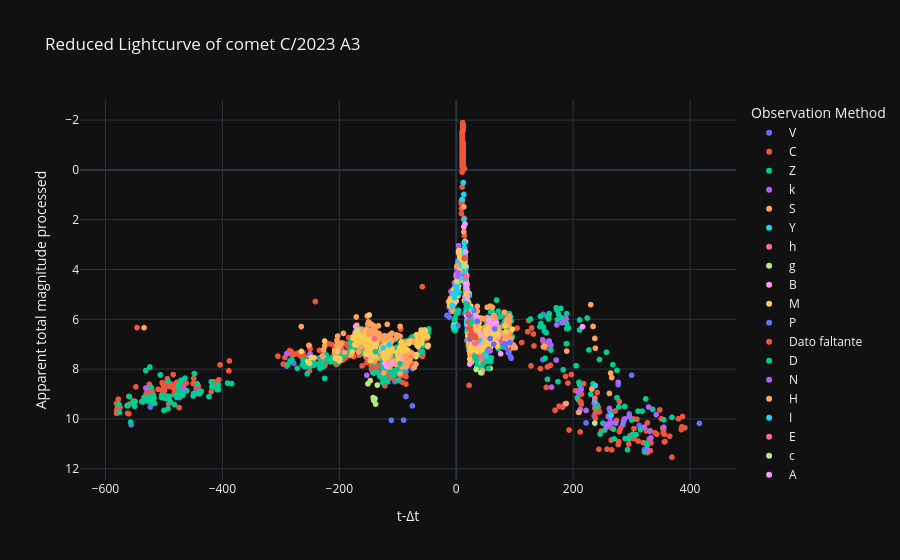

The cell this chart's notebook holds for it:
### Code cell
# Curva de luz reducida
labels = {'delta_t':'t-Δt','magnitud_reducida':'Apparent total magnitude processed', 'obs_method_key' : 'Observation Method'}
fig = px.scatter(curva_de_luz_procesada_df, x='delta_t', y='magnitud_reducida', color='obs_method_key', template= 'plotly_dark', labels= labels, title=f'Reduced Lightcurve of comet {nombre_cometa}')
fig.update_yaxes(autorange="reversed")
fig.show()

### Figure 1 — Plotly figure (JSON) as saved in the notebook; plotly's stock layout.template omitted (floating-point values rounded to 4 significant figures; data arrays with more than 128 entries replaced by an {"elided": "..."} marker saying what was removed)
{"data": [{"hovertemplate": "Observation Method=V<br>t-Δt=%{x}<br>Apparent total magnitude processed=%{y}<extra></extra>", "legendgroup": "V", "marker": {"color": "#636efa", "symbol": "circle"}, "mode": "markers", "name": "V", "showlegend": true, "type": "scattergl", "x": {"elided": "131 int values"}, "xaxis": "x", "y": {"elided": "131 float values"}, "yaxis": "y"}, {"hovertemplate": "Observation Method=C<br>t-Δt=%{x}<br>Apparent total magnitude processed=%{y}<extra></extra>", "legendgroup": "C", "marker": {"color": "#EF553B", "symbol": "circle"}, "mode": "markers", "name": "C", "showlegend": true, "type": "scattergl", "x": {"elided": "719 int values"}, "xaxis": "x", "y": {"elided": "719 float values"}, "yaxis": "y"}, {"hovertemplate": "Observation Method=Z<br>t-Δt=%{x}<br>Apparent total magnitude processed=%{y}<extra></extra>", "legendgroup": "Z", "marker": {"color": "#00cc96", "symbol": "circle"}, "mode": "markers", "name": "Z", "showlegend": true, "type": "scattergl", "x": {"elided": "467 int values"}, "xaxis": "x", "y": {"elided": "467 float values"}, "yaxis": "y"}, {"hovertemplate": "Observation Method=k<br>t-Δt=%{x}<br>Apparent total magnitude processed=%{y}<extra></extra>", "legendgroup": "k", "marker": {"color": "#ab63fa", "symbol": "circle"}, "mode": "markers", "name": "k", "showlegend": true, "type": "scattergl", "x": [355, 342, 333, 331, 329, 327, 322, 296, 288, 285, 277, 273, 265, 263, 262, 261, 260, 257, 256, 236, 222, 214, 212, 212, 210, 209, 188, 186, 181, 172, 171, 163, 162, 159, 157, 148, 62, 61, 60, 55, 45, 34, 30, 26, 25, 22, 21, 5, 4, 3, 1, 0, -1, -2, -2, -3, -3, -3, -4, -7, -9, -9, -12, -62, -94, -109, -110, -120, -138, -138, -138, -139, -139, -139, -139, -144, -148, -149, -150, -150, -151, -153, -166, -198, -207, -250, -290, -466, -531], "xaxis": "x", "y": [10.34, 9.827, 10.76, 10.49, 9.522, 11.25, 10.33, 9.897, 10.0, 10.24, 8.529, 10.17, 10.15, 9.968, 9.578, 10.19, 9.896, 10.32, 10.23, 9.374, 9.659, 8.807, 9.619, 8.819, 9.732, 8.938, 5.982, 9.398, 6.14, 6.225, 7.635, 8.722, 7.034, 6.871, 6.996, 6.82, 6.219, 6.379, 6.042, 6.774, 6.564, 6.415, 7.037, 7.024, 7.076, 6.154, 7.009, 3.918, 3.042, 3.655, 3.873, 4.17, 4.668, 4.658, 4.758, 5.037, 5.037, 4.537, 5.016, 5.043, 5.282, 4.882, 5.509, 6.975, 7.303, 7.669, 7.761, 7.586, 7.601, 6.301, 6.501, 6.688, 6.888, 6.888, 7.088, 7.513, 7.344, 6.726, 6.407, 6.607, 7.488, 8.247, 6.442, 7.219, 7.259, 7.388, 7.38, 8.759, 8.762], "yaxis": "y"}, {"hovertemplate": "Observation Method=S<br>t-Δt=%{x}<br>Apparent total magnitude processed=%{y}<extra></extra>", "legendgroup": "S", "marker": {"color": "#FFA15A", "symbol": "circle"}, "mode": "markers", "name": "S", "showlegend": true, "type": "scattergl", "x": {"elided": "581 int values"}, "xaxis": "x", "y": {"elided": "581 float values"}, "yaxis": "y"}, {"hovertemplate": "Observation Method=Y<br>t-Δt=%{x}<br>Apparent total magnitude processed=%{y}<extra></extra>", "legendgroup": "Y", "marker": {"color": "#19d3f3", "symbol": "circle"}, "mode": "markers", "name": "Y", "showlegend": true, "type": "scattergl", "x": [265, 238, 237], "xaxis": "x", "y": [9.85, 8.661, 9.268], "yaxis": "y"}, {"hovertemplate": "Observation Method=h<br>t-Δt=%{x}<br>Apparent total magnitude processed=%{y}<extra></extra>", "legendgroup": "h", "marker": {"color": "#FF6692", "symbol": "circle"}, "mode": "markers", "name": "h", "showlegend": true, "type": "scattergl", "x": [237], "xaxis": "x", "y": [9.168], "yaxis": "y"}, {"hovertemplate": "Observation Method=g<br>t-Δt=%{x}<br>Apparent total magnitude processed=%{y}<extra></extra>", "legendgroup": "g", "marker": {"color": "#B6E880", "symbol": "circle"}, "mode": "markers", "name": "g", "showlegend": true, "type": "scattergl", "x": [237], "xaxis": "x", "y": [10.17], "yaxis": "y"}, {"hovertemplate": "Observation Method=B<br>t-Δt=%{x}<br>Apparent total magnitude processed=%{y}<extra></extra>", "legendgroup": "B", "marker": {"color": "#FF97FF", "symbol": "circle"}, "mode": "markers", "name": "B", "showlegend": true, "type": "scattergl", "x": {"elided": "164 int values"}, "xaxis": "x", "y": {"elided": "164 float values"}, "yaxis": "y"}, {"hovertemplate": "Observation Method=M<br>t-Δt=%{x}<br>Apparent total magnitude processed=%{y}<extra></extra>", "legendgroup": "M", "marker": {"color": "#FECB52", "symbol": "circle"}, "mode": "markers", "name": "M", "showlegend": true, "type": "scattergl", "x": {"elided": "554 int values"}, "xaxis": "x", "y": {"elided": "554 float values"}, "yaxis": "y"}, {"hovertemplate": "Observation Method=P<br>t-Δt=%{x}<br>Apparent total magnitude processed=%{y}<extra></extra>", "legendgroup": "P", "marker": {"color": "#636efa", "symbol": "circle"}, "mode": "markers", "name": "P", "showlegend": true, "type": "scattergl", "x": [94, 93, 92, 89, 84, 83, 66, 64, 58, 56, 54, 49, 30, 24, 22, 18, 18, 17, 16, 16, 15, 15, 14, 3], "xaxis": "x", "y": [7.568, 7.502, 6.937, 7.346, 7.138, 6.978, 6.387, 7.001, 6.77, 7.203, 7.245, 7.424, 5.637, 5.833, 6.154, 6.25, 5.75, 5.28, 4.987, 4.587, 5.773, 3.873, 4.244, 6.255], "yaxis": "y"}, {"hovertemplate": "Observation Method=Dato faltante<br>t-Δt=%{x}<br>Apparent total magnitude processed=%{y}<extra></extra>", "legendgroup": "Dato faltante", "marker": {"color": "#EF553B", "symbol": "circle"}, "mode": "markers", "name": "Dato faltante", "showlegend": true, "type": "scattergl", "x": [64, 58, 53, 44, 25, 18, 18, 18, 4], "xaxis": "x", "y": [NaN, NaN, NaN, NaN, NaN, NaN, NaN, NaN, NaN], "yaxis": "y"}, {"hovertemplate": "Observation Method=D<br>t-Δt=%{x}<br>Apparent total magnitude processed=%{y}<extra></extra>", "legendgroup": "D", "marker": {"color": "#00cc96", "symbol": "circle"}, "mode": "markers", "name": "D", "showlegend": true, "type": "scattergl", "x": [60, 55, 53, 46, 35, 34, 5, 4, 3, 0, -1, -2, -2, -3, -3, -3, -4, -96, -102, -110, -117, -122, -126, -137, -138, -141, -142], "xaxis": "x", "y": [7.542, 7.974, 7.317, 7.776, 7.892, 7.615, 4.918, 5.642, 5.755, 5.77, 6.368, 5.958, 6.458, 6.037, 6.337, 6.037, 6.416, 7.782, 8.026, 8.261, 8.508, 8.369, 8.534, 8.115, 7.301, 8.159, 8.145], "yaxis": "y"}, {"hovertemplate": "Observation Method=N<br>t-Δt=%{x}<br>Apparent total magnitude processed=%{y}<extra></extra>", "legendgroup": "N", "marker": {"color": "#ab63fa", "symbol": "circle"}, "mode": "markers", "name": "N", "showlegend": true, "type": "scattergl", "x": [58], "xaxis": "x", "y": [7.27], "yaxis": "y"}, {"hovertemplate": "Observation Method=H<br>t-Δt=%{x}<br>Apparent total magnitude processed=%{y}<extra></extra>", "legendgroup": "H", "marker": {"color": "#FFA15A", "symbol": "circle"}, "mode": "markers", "name": "H", "showlegend": true, "type": "scattergl", "x": [53, 46, 39, 35, -96, -102, -110, -117, -122, -126, -137, -138, -138, -139, -139, -141, -142, -150, -150, -150, -150], "xaxis": "x", "y": [5.517, 5.976, 6.045, 6.192, 6.282, 6.626, 6.561, 6.708, 6.769, 6.734, 6.615, 6.301, 6.701, 6.288, 6.688, 6.559, 6.445, 6.107, 6.507, 6.207, 6.607], "yaxis": "y"}, {"hovertemplate": "Observation Method=I<br>t-Δt=%{x}<br>Apparent total magnitude processed=%{y}<extra></extra>", "legendgroup": "I", "marker": {"color": "#19d3f3", "symbol": "circle"}, "mode": "markers", "name": "I", "showlegend": true, "type": "scattergl", "x": [51, 50, 40, 37, 36, 34, 27, 25, 25, 25, 24, 24, 23, 22, 22, 22, 22, 22, 21, 21, 21, 21, 20, 20, 20, 20, 19, 19, 19, 19, 19, 18, 18, 18, 18, 18, 18, 18, 18, 18, 18, 17, 17, 17, 17, 17, 17, 17, 17, 16, 16, 16, 16, 16, 16, 16, 15, 15, 15, 15, 15, 15, 15, 15, 15, 15, 15, 15, 15, 14, 14, 14, 14, 14, 13, 13, 12, 10, 4, 4, 4, 4, 3, 3, 3, 3, 3, 3, 3, 3, 2, 2, 2, 1, 1, 1, 1, 0, 0, 0, 0, 0, -3, -3, -3, -5, -5, -6, -7], "xaxis": "x", "y": [7.468, 7.444, 6.843, 6.864, 6.778, 6.915, 5.969, 6.076, 5.976, 5.576, 6.333, 6.233, 6.294, 6.254, 6.154, 6.154, 6.254, 5.054, 5.909, 5.709, 5.809, 6.109, 6.466, 5.666, 5.966, 6.266, 6.212, 6.112, 5.012, 5.712, 5.912, 6.15, 5.75, 5.25, 6.05, 5.65, 5.15, 5.75, 5.55, 5.65, 5.05, 4.68, 5.18, 5.68, 5.68, 4.68, 4.58, 5.38, 5.18, 4.387, 3.987, 4.587, 4.787, 4.787, 4.687, 5.287, 4.373, 4.373, 4.073, 3.573, 3.873, 3.373, 3.873, 3.873, 3.873, 3.273, 3.873, 3.973, 4.073, 3.244, 3.544, 2.944, 2.944, 3.144, 1.985, 0.9852, 0.5069, 1.189, 4.242, 3.842, 4.142, 4.142, 3.755, 4.355, 4.555, 4.455, 4.555, 4.555, 4.255, 4.555, 4.469, 4.469, 4.869, 4.473, 4.673, 4.673, 4.573, 4.67, 4.77, 4.97, 4.97, 4.77, 4.937, 4.937, 5.137, 4.997, 6.297, 5.466, 5.443], "yaxis": "y"}, {"hovertemplate": "Observation Method=E<br>t-Δt=%{x}<br>Apparent total magnitude processed=%{y}<extra></extra>", "legendgroup": "E", "marker": {"color": "#FF6692", "symbol": "circle"}, "mode": "markers", "name": "E", "showlegend": true, "type": "scattergl", "x": [44, 43, 35, 33, 32, 31, 25, 24, 16, -140], "xaxis": "x", "y": [8.154, 7.546, 6.792, 6.939, 6.968, 6.902, 6.276, 6.033, 4.287, 6.774], "yaxis": "y"}, {"hovertemplate": "Observation Method=c<br>t-Δt=%{x}<br>Apparent total magnitude processed=%{y}<extra></extra>", "legendgroup": "c", "marker": {"color": "#B6E880", "symbol": "circle"}, "mode": "markers", "name": "c", "showlegend": true, "type": "scattergl", "x": [42, 34, 15, -135, -138, -139, -141, -142, -147, -151, -169], "xaxis": "x", "y": [8.144, 8.015, 3.873, 8.64, 9.401, 9.188, 9.259, 9.145, 8.462, 8.588, 6.461], "yaxis": "y"}, {"hovertemplate": "Observation Method=A<br>t-Δt=%{x}<br>Apparent total magnitude processed=%{y}<extra></extra>", "legendgroup": "A", "marker": {"color": "#FF97FF", "symbol": "circle"}, "mode": "markers", "name": "A", "showlegend": true, "type": "scattergl", "x": [41, 36, 35, 26, 24, 22, 21, 20, 20, 19, 18, 18, 18, 17, 16, 15], "xaxis": "x", "y": [6.642, 6.578, 5.892, 6.224, 6.133, 5.754, 6.209, 5.866, 5.666, 5.212, 5.05, 5.85, 4.75, 4.58, 3.287, 2.173], "yaxis": "y"}, {"hovertemplate": "Observation Method=O<br>t-Δt=%{x}<br>Apparent total magnitude processed=%{y}<extra></extra>", "legendgroup": "O", "marker": {"color": "#FECB52", "symbol": "circle"}, "mode": "markers", "name": "O", "showlegend": true, "type": "scattergl", "x": [37, 32, 30, 29, 24, 23, 17, 1], "xaxis": "x", "y": [6.664, 6.768, 6.737, 6.776, 6.633, 6.594, 4.98, 4.473], "yaxis": "y"}, {"hovertemplate": "Observation Method=T<br>t-Δt=%{x}<br>Apparent total magnitude processed=%{y}<extra></extra>", "legendgroup": "T", "marker": {"color": "#636efa", "symbol": "circle"}, "mode": "markers", "name": "T", "showlegend": true, "type": "scattergl", "x": [36, 23, 22], "xaxis": "x", "y": [6.078, 6.794, 5.854], "yaxis": "y"}, {"hovertemplate": "Observation Method=-<br>t-Δt=%{x}<br>Apparent total magnitude processed=%{y}<extra></extra>", "legendgroup": "-", "marker": {"color": "#EF553B", "symbol": "circle"}, "mode": "markers", "name": "-", "showlegend": true, "type": "scattergl", "x": [33, 32, 31, 30, 30, 29, 26, 24, 24, 22, 21, 20, 19, 14, 14, 14, 14, 11], "xaxis": "x", "y": [6.739, 6.668, 6.702, 6.737, 6.637, 6.676, 6.524, 6.633, 6.333, 6.354, 6.109, 5.766, 5.412, 3.544, 3.544, -0.05629, -0.05629, 0.006221], "yaxis": "y"}, {"hovertemplate": "Observation Method=G<br>t-Δt=%{x}<br>Apparent total magnitude processed=%{y}<extra></extra>", "legendgroup": "G", "marker": {"color": "#00cc96", "symbol": "circle"}, "mode": "markers", "name": "G", "showlegend": true, "type": "scattergl", "x": [26, 18, 17], "xaxis": "x", "y": [6.124, 5.55, 5.38], "yaxis": "y"}, {"hovertemplate": "Observation Method=t<br>t-Δt=%{x}<br>Apparent total magnitude processed=%{y}<extra></extra>", "legendgroup": "t", "marker": {"color": "#ab63fa", "symbol": "circle"}, "mode": "markers", "name": "t", "showlegend": true, "type": "scattergl", "x": [4, 2], "xaxis": "x", "y": [4.142, 4.269], "yaxis": "y"}, {"hovertemplate": "Observation Method=i<br>t-Δt=%{x}<br>Apparent total magnitude processed=%{y}<extra></extra>", "legendgroup": "i", "marker": {"color": "#FFA15A", "symbol": "circle"}, "mode": "markers", "name": "i", "showlegend": true, "type": "scattergl", "x": [1], "xaxis": "x", "y": [3.873], "yaxis": "y"}, {"hovertemplate": "Observation Method=d<br>t-Δt=%{x}<br>Apparent total magnitude processed=%{y}<extra></extra>", "legendgroup": "d", "marker": {"color": "#19d3f3", "symbol": "circle"}, "mode": "markers", "name": "d", "showlegend": true, "type": "scattergl", "x": [-115, -125], "xaxis": "x", "y": [7.025, 7.143], "yaxis": "y"}], "layout": {"legend": {"title": {"text": "Observation Method"}, "tracegroupgap": 0}, "title": {"text": "Reduced Lightcurve of comet C/2023 A3"}, "xaxis": {"anchor": "y", "domain": [0, 1], "title": {"text": "t-Δt"}}, "yaxis": {"anchor": "x", "autorange": "reversed", "domain": [0, 1], "title": {"text": "Apparent total magnitude processed"}}}}
